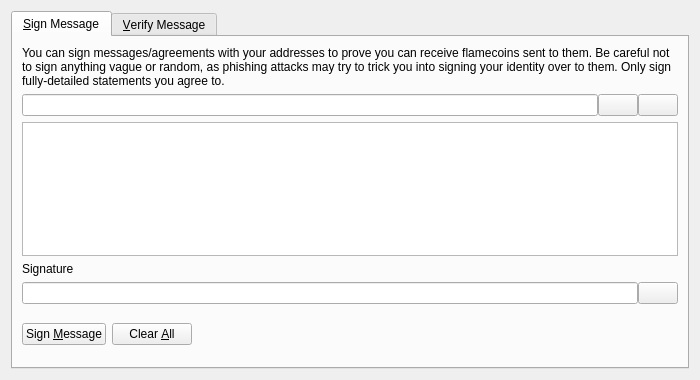
<?xml version="1.0" encoding="UTF-8"?>
<ui version="4.0">
 <class>SignVerifyMessageDialog</class>
 <widget class="QDialog" name="SignVerifyMessageDialog">
  <property name="geometry">
   <rect>
    <x>0</x>
    <y>0</y>
    <width>700</width>
    <height>380</height>
   </rect>
  </property>
  <property name="windowTitle">
   <string>Signatures - Sign / Verify a Message</string>
  </property>
  <property name="modal">
   <bool>true</bool>
  </property>
  <layout class="QVBoxLayout" name="verticalLayout">
   <item>
    <widget class="QTabWidget" name="tabWidget">
     <property name="currentIndex">
      <number>0</number>
     </property>
     <widget class="QWidget" name="tabSignMessage">
      <attribute name="title">
       <string>&amp;Sign Message</string>
      </attribute>
      <layout class="QVBoxLayout" name="verticalLayout_SM">
       <item>
        <widget class="QLabel" name="infoLabel_SM">
         <property name="text">
          <string>You can sign messages/agreements with your addresses to prove you can receive flamecoins sent to them. Be careful not to sign anything vague or random, as phishing attacks may try to trick you into signing your identity over to them. Only sign fully-detailed statements you agree to.</string>
         </property>
         <property name="textFormat">
          <enum>Qt::PlainText</enum>
         </property>
         <property name="wordWrap">
          <bool>true</bool>
         </property>
        </widget>
       </item>
       <item>
        <layout class="QHBoxLayout" name="horizontalLayout_1_SM">
         <property name="spacing">
          <number>0</number>
         </property>
         <item>
          <widget class="QValidatedLineEdit" name="addressIn_SM">
           <property name="toolTip">
            <string>The Flamecoin address to sign the message with</string>
           </property>
          </widget>
         </item>
         <item>
          <widget class="QPushButton" name="addressBookButton_SM">
           <property name="toolTip">
            <string>Choose previously used address</string>
           </property>
           <property name="text">
            <string/>
           </property>
           <property name="icon">
            <iconset resource="../bitcoin.qrc">
             <normaloff>:/icons/address-book</normaloff>:/icons/address-book</iconset>
           </property>
           <property name="shortcut">
            <string>Alt+A</string>
           </property>
           <property name="autoDefault">
            <bool>false</bool>
           </property>
          </widget>
         </item>
         <item>
          <widget class="QPushButton" name="pasteButton_SM">
           <property name="toolTip">
            <string>Paste address from clipboard</string>
           </property>
           <property name="text">
            <string/>
           </property>
           <property name="icon">
            <iconset resource="../bitcoin.qrc">
             <normaloff>:/icons/editpaste</normaloff>:/icons/editpaste</iconset>
           </property>
           <property name="shortcut">
            <string>Alt+P</string>
           </property>
           <property name="autoDefault">
            <bool>false</bool>
           </property>
          </widget>
         </item>
        </layout>
       </item>
       <item>
        <widget class="QPlainTextEdit" name="messageIn_SM">
         <property name="toolTip">
          <string>Enter the message you want to sign here</string>
         </property>
        </widget>
       </item>
       <item>
        <widget class="QLabel" name="signatureLabel_SM">
         <property name="text">
          <string>Signature</string>
         </property>
         <property name="textFormat">
          <enum>Qt::PlainText</enum>
         </property>
        </widget>
       </item>
       <item>
        <layout class="QHBoxLayout" name="horizontalLayout_2_SM">
         <property name="spacing">
          <number>0</number>
         </property>
         <item>
          <widget class="QLineEdit" name="signatureOut_SM">
           <property name="font">
            <font>
             <italic>true</italic>
            </font>
           </property>
           <property name="readOnly">
            <bool>true</bool>
           </property>
          </widget>
         </item>
         <item>
          <widget class="QPushButton" name="copySignatureButton_SM">
           <property name="toolTip">
            <string>Copy the current signature to the system clipboard</string>
           </property>
           <property name="text">
            <string/>
           </property>
           <property name="icon">
            <iconset resource="../bitcoin.qrc">
             <normaloff>:/icons/editcopy</normaloff>:/icons/editcopy</iconset>
           </property>
           <property name="autoDefault">
            <bool>false</bool>
           </property>
          </widget>
         </item>
        </layout>
       </item>
       <item>
        <layout class="QHBoxLayout" name="horizontalLayout_3_SM">
         <item>
          <widget class="QPushButton" name="signMessageButton_SM">
           <property name="toolTip">
            <string>Sign the message to prove you own this Flamecoin address</string>
           </property>
           <property name="text">
            <string>Sign &amp;Message</string>
           </property>
           <property name="icon">
            <iconset resource="../bitcoin.qrc">
             <normaloff>:/icons/edit</normaloff>:/icons/edit</iconset>
           </property>
           <property name="autoDefault">
            <bool>false</bool>
           </property>
          </widget>
         </item>
         <item>
          <widget class="QPushButton" name="clearButton_SM">
           <property name="toolTip">
            <string>Reset all sign message fields</string>
           </property>
           <property name="text">
            <string>Clear &amp;All</string>
           </property>
           <property name="icon">
            <iconset resource="../bitcoin.qrc">
             <normaloff>:/icons/remove</normaloff>:/icons/remove</iconset>
           </property>
           <property name="autoDefault">
            <bool>false</bool>
           </property>
          </widget>
         </item>
         <item>
          <spacer name="horizontalSpacer_1_SM">
           <property name="orientation">
            <enum>Qt::Horizontal</enum>
           </property>
           <property name="sizeHint" stdset="0">
            <size>
             <width>40</width>
             <height>48</height>
            </size>
           </property>
          </spacer>
         </item>
         <item>
          <widget class="QLabel" name="statusLabel_SM">
           <property name="font">
            <font>
             <weight>75</weight>
             <bold>true</bold>
            </font>
           </property>
           <property name="text">
            <string/>
           </property>
           <property name="wordWrap">
            <bool>true</bool>
           </property>
          </widget>
         </item>
         <item>
          <spacer name="horizontalSpacer_2_SM">
           <property name="orientation">
            <enum>Qt::Horizontal</enum>
           </property>
           <property name="sizeHint" stdset="0">
            <size>
             <width>40</width>
             <height>48</height>
            </size>
           </property>
          </spacer>
         </item>
        </layout>
       </item>
      </layout>
     </widget>
     <widget class="QWidget" name="tabVerifyMessage">
      <attribute name="title">
       <string>&amp;Verify Message</string>
      </attribute>
      <layout class="QVBoxLayout" name="verticalLayout_VM">
       <item>
        <widget class="QLabel" name="infoLabel_VM">
         <property name="text">
          <string>Enter the receiver's address, message (ensure you copy line breaks, spaces, tabs, etc. exactly) and signature below to verify the message. Be careful not to read more into the signature than what is in the signed message itself, to avoid being tricked by a man-in-the-middle attack. Note that this only proves the signing party receives with the address, it cannot prove sendership of any transaction!</string>
         </property>
         <property name="textFormat">
          <enum>Qt::PlainText</enum>
         </property>
         <property name="alignment">
          <set>Qt::AlignLeading|Qt::AlignLeft|Qt::AlignTop</set>
         </property>
         <property name="wordWrap">
          <bool>true</bool>
         </property>
        </widget>
       </item>
       <item>
        <layout class="QHBoxLayout" name="horizontalLayout_1_VM">
         <property name="spacing">
          <number>0</number>
         </property>
         <item>
          <widget class="QValidatedLineEdit" name="addressIn_VM">
           <property name="toolTip">
            <string>The Flamecoin address the message was signed with</string>
           </property>
          </widget>
         </item>
         <item>
          <widget class="QPushButton" name="addressBookButton_VM">
           <property name="toolTip">
            <string>Choose previously used address</string>
           </property>
           <property name="text">
            <string/>
           </property>
           <property name="icon">
            <iconset resource="../bitcoin.qrc">
             <normaloff>:/icons/address-book</normaloff>:/icons/address-book</iconset>
           </property>
           <property name="shortcut">
            <string>Alt+A</string>
           </property>
           <property name="autoDefault">
            <bool>false</bool>
           </property>
          </widget>
         </item>
        </layout>
       </item>
       <item>
        <widget class="QPlainTextEdit" name="messageIn_VM"/>
       </item>
       <item>
        <widget class="QValidatedLineEdit" name="signatureIn_VM"/>
       </item>
       <item>
        <layout class="QHBoxLayout" name="horizontalLayout_2_VM">
         <item>
          <widget class="QPushButton" name="verifyMessageButton_VM">
           <property name="toolTip">
            <string>Verify the message to ensure it was signed with the specified Flamecoin address</string>
           </property>
           <property name="text">
            <string>Verify &amp;Message</string>
           </property>
           <property name="icon">
            <iconset resource="../bitcoin.qrc">
             <normaloff>:/icons/transaction_0</normaloff>:/icons/transaction_0</iconset>
           </property>
           <property name="autoDefault">
            <bool>false</bool>
           </property>
          </widget>
         </item>
         <item>
          <widget class="QPushButton" name="clearButton_VM">
           <property name="toolTip">
            <string>Reset all verify message fields</string>
           </property>
           <property name="text">
            <string>Clear &amp;All</string>
           </property>
           <property name="icon">
            <iconset resource="../bitcoin.qrc">
             <normaloff>:/icons/remove</normaloff>:/icons/remove</iconset>
           </property>
           <property name="autoDefault">
            <bool>false</bool>
           </property>
          </widget>
         </item>
         <item>
          <spacer name="horizontalSpacer_1_VM">
           <property name="orientation">
            <enum>Qt::Horizontal</enum>
           </property>
           <property name="sizeHint" stdset="0">
            <size>
             <width>40</width>
             <height>48</height>
            </size>
           </property>
          </spacer>
         </item>
         <item>
          <widget class="QLabel" name="statusLabel_VM">
           <property name="font">
            <font>
             <weight>75</weight>
             <bold>true</bold>
            </font>
           </property>
           <property name="text">
            <string/>
           </property>
           <property name="wordWrap">
            <bool>true</bool>
           </property>
          </widget>
         </item>
         <item>
          <spacer name="horizontalSpacer_2_VM">
           <property name="orientation">
            <enum>Qt::Horizontal</enum>
           </property>
           <property name="sizeHint" stdset="0">
            <size>
             <width>40</width>
             <height>48</height>
            </size>
           </property>
          </spacer>
         </item>
        </layout>
       </item>
      </layout>
     </widget>
    </widget>
   </item>
  </layout>
 </widget>
 <customwidgets>
  <customwidget>
   <class>QValidatedLineEdit</class>
   <extends>QLineEdit</extends>
   <header>qvalidatedlineedit.h</header>
  </customwidget>
 </customwidgets>
 <resources>
  <include location="../bitcoin.qrc"/>
 </resources>
 <connections/>
</ui>
